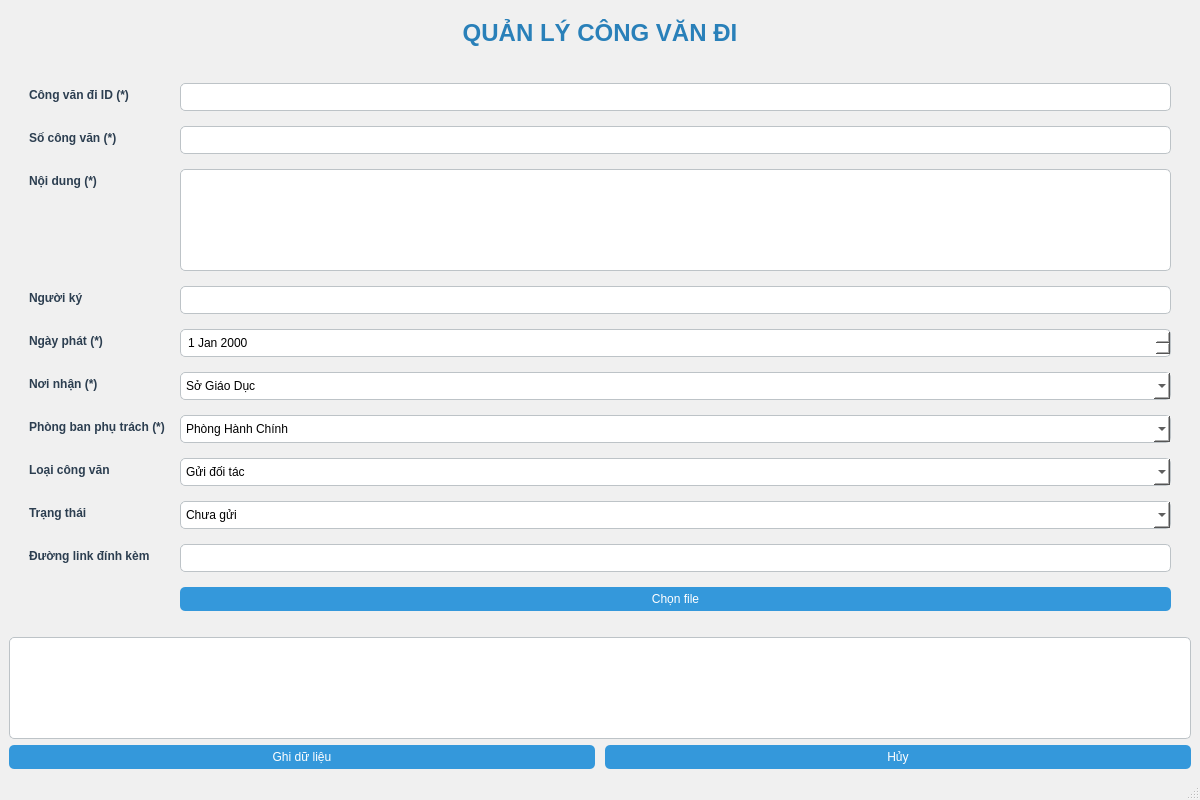
<?xml version="1.0" encoding="UTF-8"?>
<ui version="4.0">
 <class>MainWindow</class>
 <widget class="QMainWindow" name="MainWindow">
  <property name="geometry">
   <rect>
    <x>0</x>
    <y>0</y>
    <width>1200</width>
    <height>800</height>
   </rect>
  </property>
  <property name="windowTitle">
   <string>Quản Lý Công Văn Đi</string>
  </property>
  <property name="styleSheet">
   <string>
    QMainWindow {
     background-color: #f0f0f0;
    }
    QLabel {
     font-weight: bold;
     color: #2c3e50;
    }
    QLineEdit, QTextEdit, QDateEdit, QComboBox {
     border: 1px solid #bdc3c7;
     border-radius: 5px;
     padding: 5px;
     background-color: #ffffff;
    }
    QPushButton {
     background-color: #3498db;
     color: white;
     border-radius: 5px;
     padding: 5px 15px;
    }
    QPushButton:hover {
     background-color: #2980b9;
    }
    QTableWidget {
     border: 1px solid #bdc3c7;
     border-radius: 5px;
     background-color: #ffffff;
    }
    QTableWidget::item:selected {
     background-color: #3498db;
     color: white;
    }
   </string>
  </property>
  <widget class="QWidget" name="centralwidget">
   <layout class="QVBoxLayout" name="verticalLayout">
    <item>
     <widget class="QLabel" name="lblTitle">
      <property name="styleSheet">
       <string>font-size: 18pt; font-weight: bold; color: #2980b9; margin: 10px;</string>
      </property>
      <property name="text">
       <string>QUẢN LÝ CÔNG VĂN ĐI</string>
      </property>
      <property name="alignment">
       <set>Qt::AlignCenter</set>
      </property>
     </widget>
    </item>
    <item>
     <layout class="QFormLayout" name="formLayout">
      <property name="horizontalSpacing">
       <number>15</number>
      </property>
      <property name="verticalSpacing">
       <number>15</number>
      </property>
      <property name="leftMargin">
       <number>20</number>
      </property>
      <property name="topMargin">
       <number>20</number>
      </property>
      <property name="rightMargin">
       <number>20</number>
      </property>
      <property name="bottomMargin">
       <number>20</number>
      </property>
      <item row="0" column="0">
       <widget class="QLabel" name="lblMaVanThu">
        <property name="text">
         <string>Công văn đi ID (*)</string>
        </property>
       </widget>
      </item>
      <item row="0" column="1">
       <widget class="QLineEdit" name="txtcongvanid"/>
      </item>
      <item row="1" column="0">
       <widget class="QLabel" name="lblSoCongVan">
        <property name="text">
         <string>Số công văn (*)</string>
        </property>
       </widget>
      </item>
      <item row="1" column="1">
       <widget class="QLineEdit" name="txtsocongvan"/>
      </item>
      <item row="2" column="0">
       <widget class="QLabel" name="lblNoiDung">
        <property name="text">
         <string>Nội dung (*)</string>
        </property>
       </widget>
      </item>
      <item row="2" column="1">
       <widget class="QTextEdit" name="txtnoidung"/>
      </item>
      <item row="3" column="0">
       <widget class="QLabel" name="lblNguoiKy">
        <property name="text">
         <string>Người ký</string>
        </property>
       </widget>
      </item>
      <item row="3" column="1">
       <widget class="QLineEdit" name="txtnguoiky"/>
      </item>
      <item row="4" column="0">
       <widget class="QLabel" name="lblNgayPhat">
        <property name="text">
         <string>Ngày phát (*)</string>
        </property>
       </widget>
      </item>
      <item row="4" column="1">
       <widget class="QDateEdit" name="datengayphat"/>
      </item>
      <item row="5" column="0">
       <widget class="QLabel" name="lblNoiNhan">
        <property name="text">
         <string>Nơi nhận (*)</string>
        </property>
       </widget>
      </item>
      <item row="7" column="0">
       <widget class="QLabel" name="lblLoaiCongVan">
        <property name="text">
         <string>Loại công văn</string>
        </property>
       </widget>
      </item>
      <item row="7" column="1">
       <widget class="QComboBox" name="cbloaicongvan">
        <item>
         <property name="text">
          <string>Gửi đối tác</string>
         </property>
        </item>
        <item>
         <property name="text">
          <string>Gửi cơ quan nhà nước</string>
         </property>
        </item>
        <item>
         <property name="text">
          <string>Khẩn cấp</string>
         </property>
        </item>
       </widget>
      </item>
      <item row="8" column="0">
       <widget class="QLabel" name="lblTrangThai">
        <property name="text">
         <string>Trạng thái</string>
        </property>
       </widget>
      </item>
      <item row="8" column="1">
       <widget class="QComboBox" name="cbtrangthai">
        <item>
         <property name="text">
          <string>Chưa gửi</string>
         </property>
        </item>
        <item>
         <property name="text">
          <string>Đang chờ duyệt</string>
         </property>
        </item>
        <item>
         <property name="text">
          <string>Đã gửi</string>
         </property>
        </item>
       </widget>
      </item>
      <item row="9" column="0">
       <widget class="QLabel" name="lblFileDinhKem">
        <property name="text">
         <string>Đường link đính kèm</string>
        </property>
       </widget>
      </item>
      <item row="9" column="1">
       <widget class="QLineEdit" name="txtfiledinhkem"/>
      </item>
      <item row="6" column="0">
       <widget class="QLabel" name="lblNoiNhan_2">
        <property name="text">
         <string>Phòng ban phụ trách (*)</string>
        </property>
       </widget>
      </item>
      <item row="10" column="1">
       <widget class="QPushButton" name="btnChonFile">
        <property name="text">
         <string>Chọn file</string>
        </property>
       </widget>
      </item>
      <item row="6" column="1">
       <widget class="QComboBox" name="cbphongban">
        <item>
         <property name="text">
          <string>Phòng Hành Chính</string>
         </property>
        </item>
        <item>
         <property name="text">
          <string>Phòng Kế Toán</string>
         </property>
        </item>
        <item>
         <property name="text">
          <string>Phòng Nhân Sự</string>
         </property>
        </item>
        <item>
         <property name="text">
          <string>Phòng Kỹ Thuật</string>
         </property>
        </item>
        <item>
         <property name="text">
          <string>Phòng Kinh Doanh</string>
         </property>
        </item>
        <item>
         <property name="text">
          <string>Phòng Tài Chính</string>
         </property>
        </item>
       </widget>
      </item>
      <item row="5" column="1">
       <widget class="QComboBox" name="cbnoinhan">
        <item>
         <property name="text">
          <string>Sở Giáo Dục</string>
         </property>
        </item>
        <item>
         <property name="text">
          <string>Sở Y Tế</string>
         </property>
        </item>
        <item>
         <property name="text">
          <string>Bộ Giao Thông Vận Tải</string>
         </property>
        </item>
        <item>
         <property name="text">
          <string>Bộ Công An</string>
         </property>
        </item>
        <item>
         <property name="text">
          <string>Bộ Công Thương</string>
         </property>
        </item>
        <item>
         <property name="text">
          <string>Chính Phủ</string>
         </property>
        </item>
       </widget>
      </item>
     </layout>
    </item>
    <item>
     <widget class="QTableWidget" name="tableCongVan">
      <property name="sizePolicy">
       <sizepolicy hsizetype="Expanding" vsizetype="Expanding">
        <horstretch>0</horstretch>
        <verstretch>0</verstretch>
       </sizepolicy>
      </property>
     </widget>
    </item>
    <item>
     <layout class="QHBoxLayout" name="buttonLayout">
      <property name="spacing">
       <number>10</number>
      </property>
      <item>
       <widget class="QPushButton" name="btnGhiDuLieu">
        <property name="text">
         <string>Ghi dữ liệu</string>
        </property>
       </widget>
      </item>
      <item>
       <widget class="QPushButton" name="btnHuy">
        <property name="text">
         <string>Hủy</string>
        </property>
       </widget>
      </item>
     </layout>
    </item>
   </layout>
  </widget>
  <widget class="QMenuBar" name="menubar">
   <property name="geometry">
    <rect>
     <x>0</x>
     <y>0</y>
     <width>1200</width>
     <height>21</height>
    </rect>
   </property>
  </widget>
  <widget class="QStatusBar" name="statusbar"/>
 </widget>
 <resources/>
 <connections/>
</ui>
